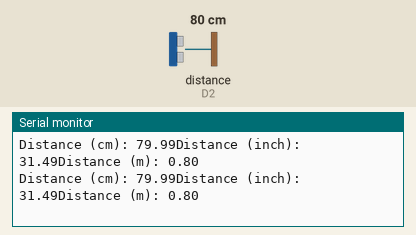
This sketch was run on a simulated ESP8266 (NodeMCU). On the bench: the last lines printed to the serial monitor. Wiring (inferred from the names in the program): ultrasonic range finder: trigger D1; echo D2. The test bench sets the inputs (shaded band); at power-on: distance to the obstacle (sensor on D2) 80 cm. The echo pulse lasts 58.3 µs per cm.

Above: at 1.8 s.
1.9 s: distance to the obstacle (sensor on D2) set to 2 cm
At 2.6 s:
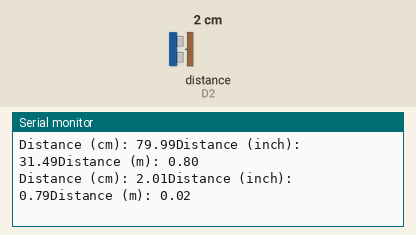
3.4 s: distance to the obstacle (sensor on D2) set to 4 cm
At 4.8 s:
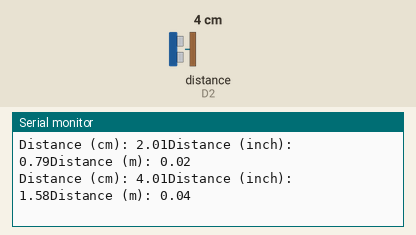
Timing chart, 0 to 6.4 s (numbered marks = the images above; inputs shaded):
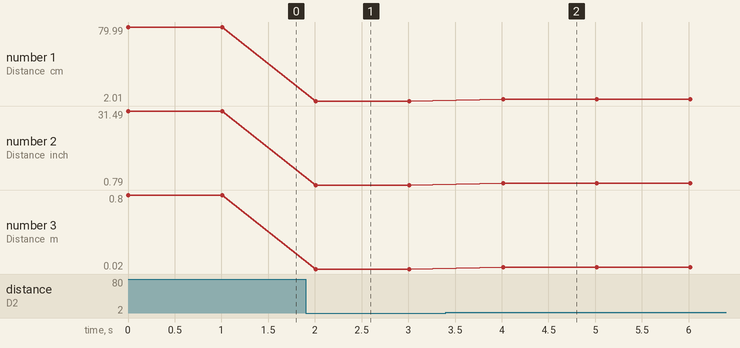

The sketch:

CW5-6606022420028.ino
```cpp
#define trigPin D1
#define echoPin D2

//define sound velocity in cm/uS
#define SOUND_VELOCITY 0.0343


long duration;
float distanceCm;
float distanceInch;
float distanceMeter;

void setup() {

  Serial.begin(9600);        // Starts the serial communication
  pinMode(trigPin, OUTPUT);  // Sets the trigPin as an Output
  pinMode(echoPin, INPUT);   // Sets the echoPin as an Input
}

void loop() {
  // Clears the trigPin
  digitalWrite(trigPin, LOW);
  delayMicroseconds(2);
  // Sets the trigPin on HIGH state for 10 micro seconds
  digitalWrite(trigPin, HIGH);
  delayMicroseconds(10);
  digitalWrite(trigPin, LOW);

  // Reads the echoPin, returns the sound wave travel time in microseconds
  duration = pulseIn(echoPin, HIGH);

  // Calculate the distance
  distanceCm = (duration * SOUND_VELOCITY) / 2;
  distanceInch = distanceCm / 2.54;
  distanceMeter = distanceCm / 100;
  // Convert to inches


  // Prints the distance on the Serial Monitor
  Serial.print("Distance (cm): ");
  Serial.print(distanceCm);
  Serial.print("Distance (inch): ");
  Serial.print(distanceInch);
  Serial.print("Distance (m): ");
  Serial.println(distanceMeter);


  delay(1000);
}
```

Measured:
- after the input at 1.9 s, the serial monitor: prints a new line after 0.11 s (image 1)
- after the input at 3.4 s, the serial monitor: prints a new line after 0.61 s (image 2)
- plotted number 1: 79.99 → 2.01 after the input at 1.9 s, 2.01 → 4.01 after the input at 3.4 s
- plotted number 2: 31.49 → 0.79 after the input at 1.9 s, 0.79 → 1.58 after the input at 3.4 s
- plotted number 3: 0.8 → 0.02 after the input at 1.9 s, 0.02 → 0.04 after the input at 3.4 s
